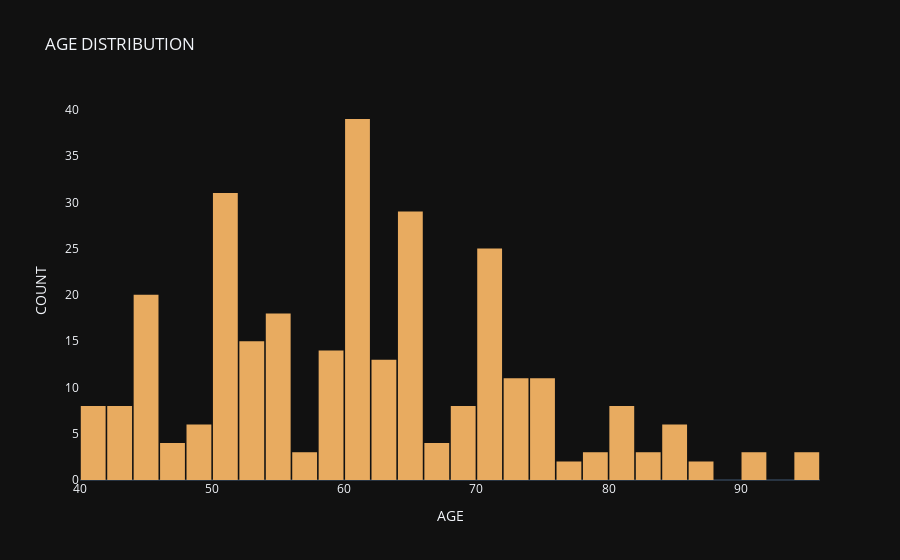

The notebook cell saved with this chart:
### Markdown cell above
## DEEPER INSIGHT:

### Code cell
import plotly.graph_objects as go

fig = go.Figure()
fig.add_trace(go.Histogram(
    x = df['age'],
    xbins=dict( # bins used for histogram
        start=df['age'].min(),
        end=df['age'].max(),
        size=2
    ),
    marker_color='#e8ab60',
    opacity=1, 
))

fig.update_layout(
    title_text='AGE DISTRIBUTION',
    xaxis_title_text='AGE',
    yaxis_title_text='COUNT', 
    bargap=0.06, # gap between bars of adjacent location coordinates
    xaxis =  {'showgrid': False },
    yaxis = {'showgrid': False },
    template = 'plotly_dark'
)

fig.show()

### Figure 1 — Plotly figure (JSON) as saved in the notebook; plotly's stock layout.template omitted (floating-point values rounded to 4 significant figures; data arrays with more than 128 entries replaced by an {"elided": "..."} marker saying what was removed)
{"data": [{"marker": {"color": "#e8ab60"}, "opacity": 1, "type": "histogram", "x": {"elided": "297 float values"}, "xbins": {"end": 95, "size": 2, "start": 40}}], "layout": {"bargap": 0.06, "title": {"text": "AGE DISTRIBUTION"}, "xaxis": {"showgrid": false, "title": {"text": "AGE"}}, "yaxis": {"showgrid": false, "title": {"text": "COUNT"}}}}
